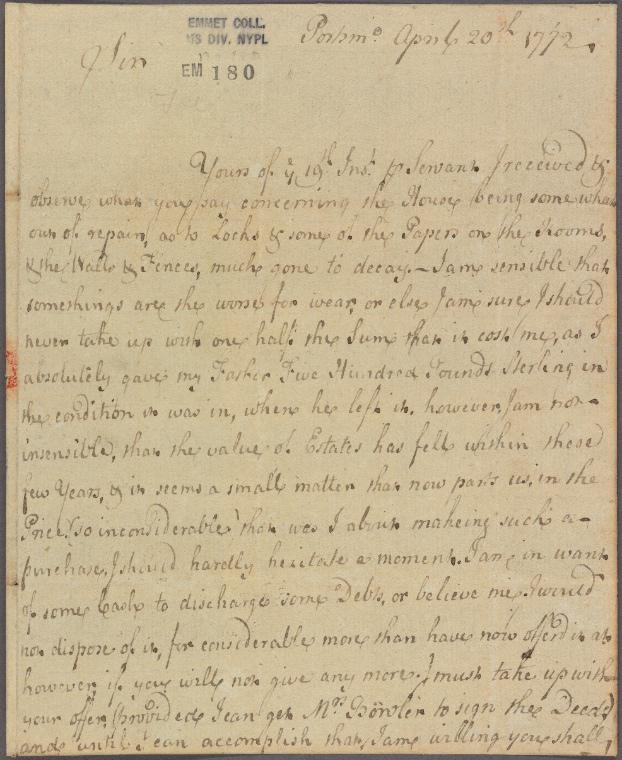
#> input picture pil-tests/tmp/nypl_resize1.jpg, 622 x 760 px
$ python trans_test_rect.py
#> lines starting #> are read from the running program, lines starting #| are printed output that depends on the picture; after the words box and inside, x2 and y2 are one past the last pixel; in counts of white or black regions, pixels touching at a corner belong together
from PIL import Image
from PIL import ImageDraw
from random import randint


def createPoly(img):
	maxWidth = img.size[0]
	maxHeight = img.size[1]

	sides = randint(5,15)

	points = []

	for side in range(sides):

		points.append((randint(0,maxWidth),randint(0,maxHeight)))

	return points


img = Image.open("tmp/nypl_resize1.jpg")
#> img is the input picture: PIL image 622x760 RGB; mean R, G, B 197.3, 180.5, 147.3

createPoly(img)

mask=Image.new('L', img.size, color=255)
#> mask: PIL image 622x760 L; every value is 255
draw=ImageDraw.Draw(mask)
draw.polygon(createPoly(img), fill=0)

img.putalpha(mask)
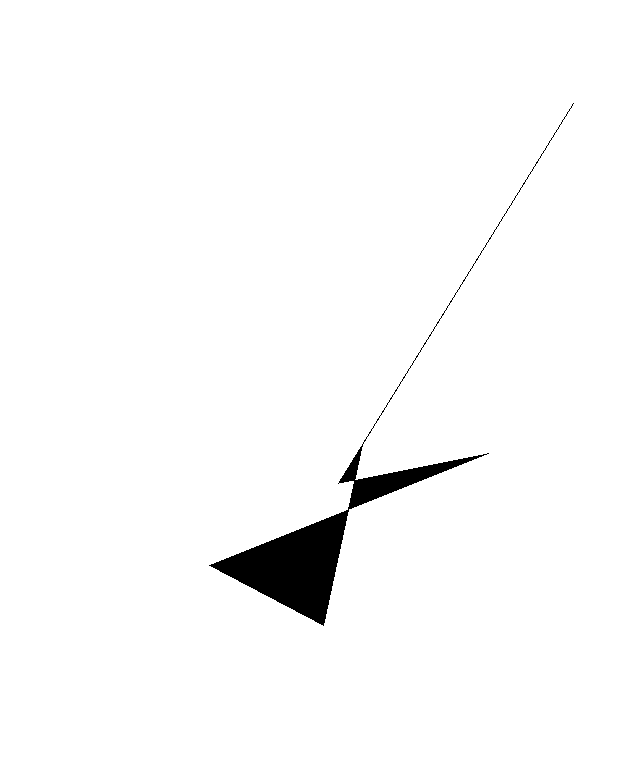
#> mask: PIL image 622x760 L; 97.9% white; 1 black region, box (x1, y1, x2, y2) and area: (209, 103, 574, 626) 10078
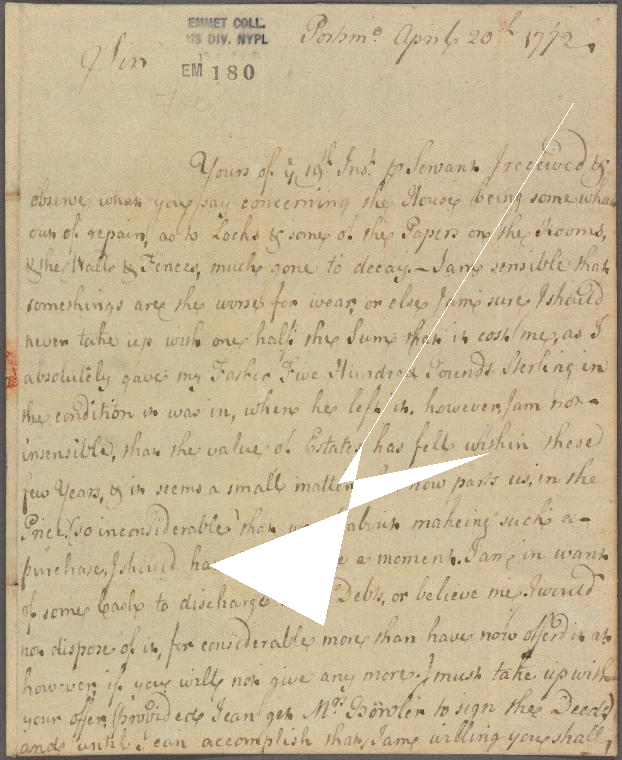
#> img: PIL image 622x760 RGBA; mean R, G, B, A 197.3, 180.5, 147.3, 249.6; transparent parts drawn white
img.save('tmp/nypl_resize1_trans.png')
